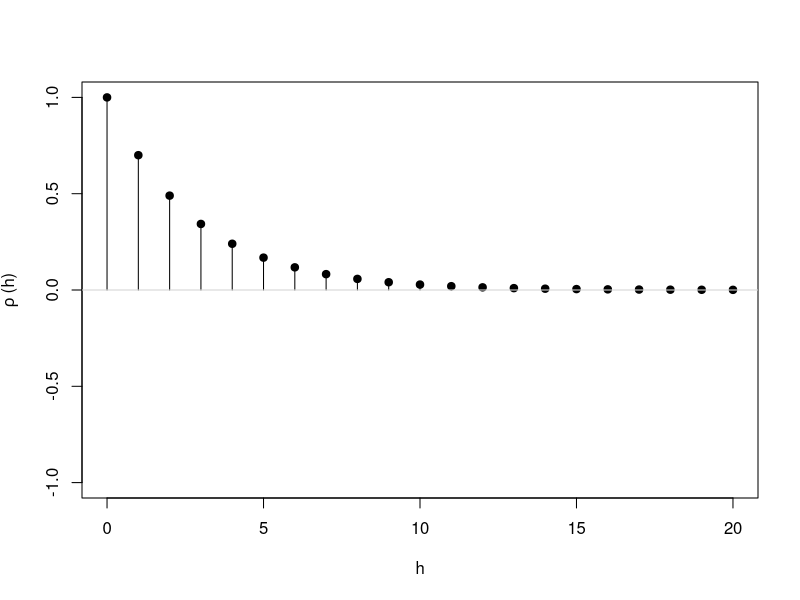
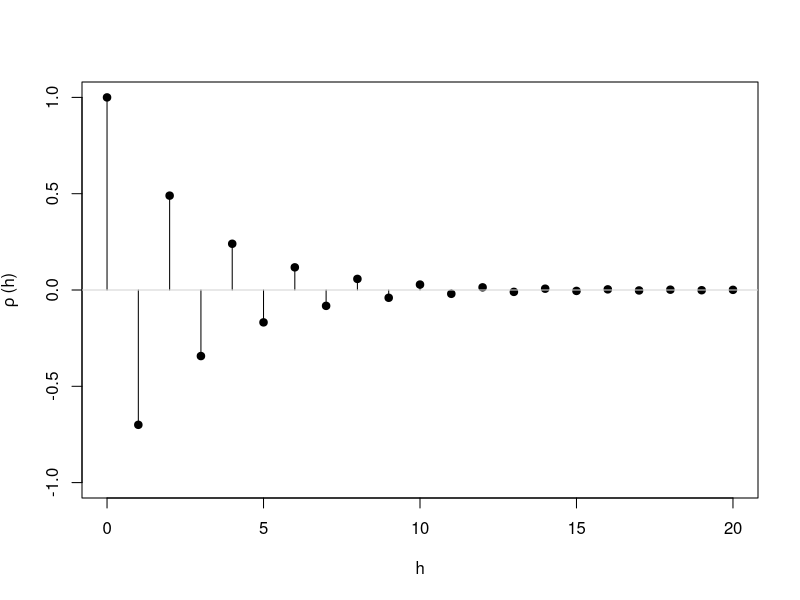
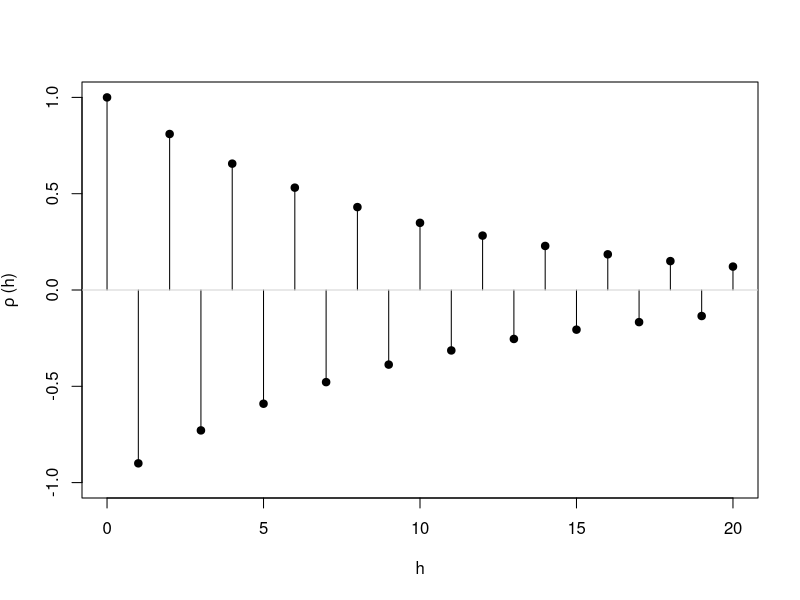
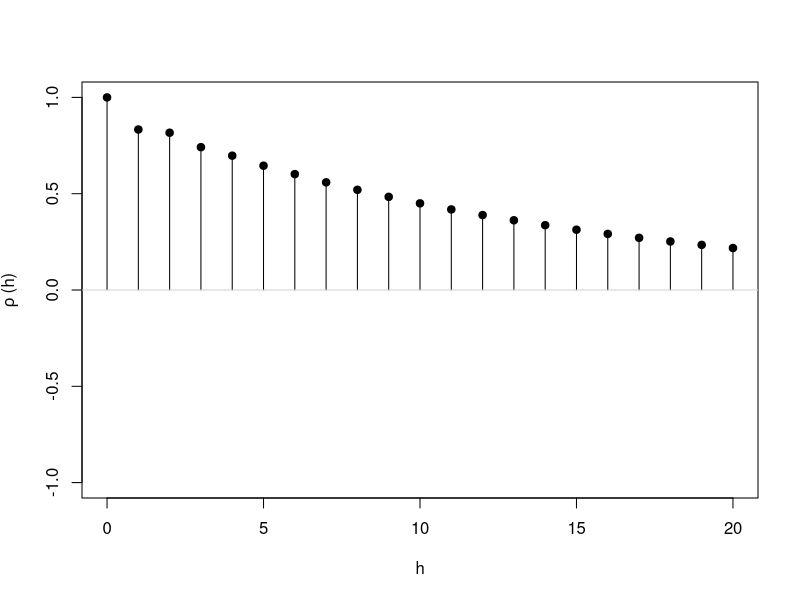
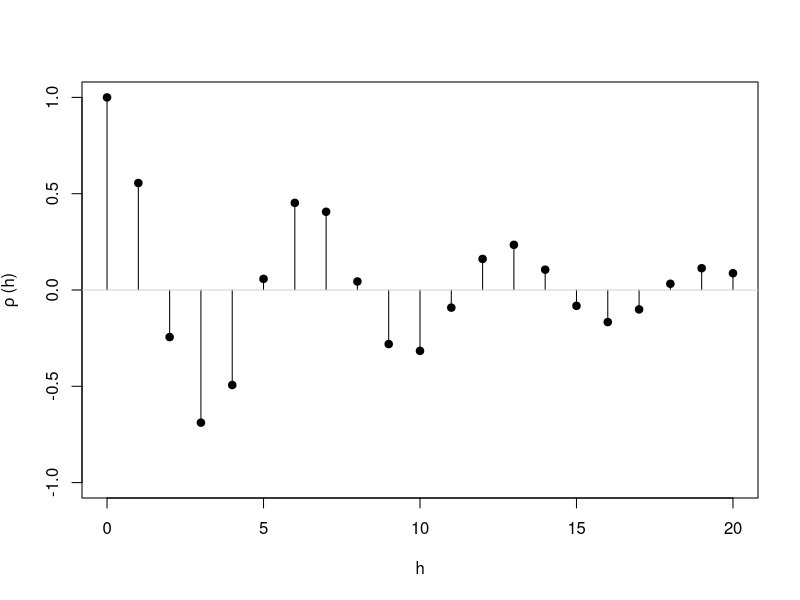
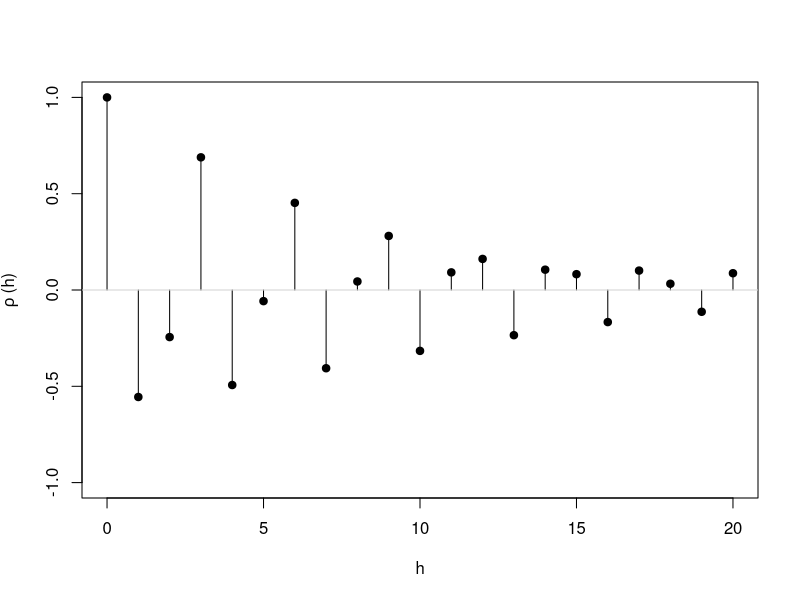
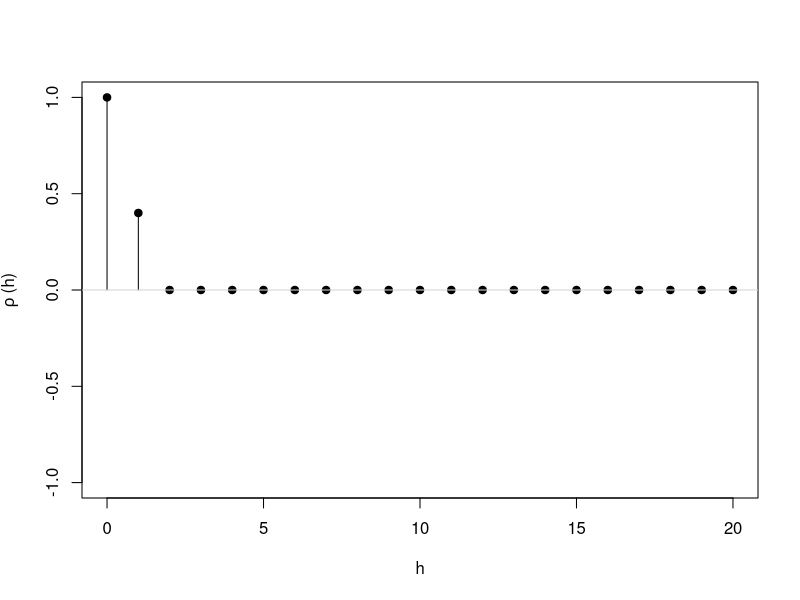
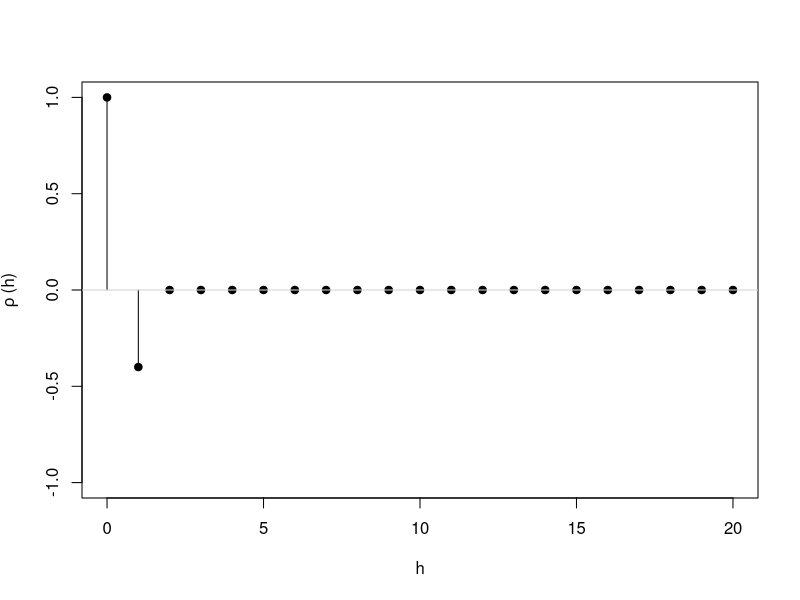

Generate these figures, in order, with R:
## ---- chunk 1
#| echo: false
plot_arma_acf <- function(ar = numeric(), ma = numeric(), lag.max = 10){
  y_vals <- ARMAacf(ar = ar, ma = ma, lag.max = lag.max)
  plot(0:lag.max, y_vals, pch = 19, ylim = c(-1, 1),
       xlab = "h", ylab = expression(rho~"(h)"))
  segments(0:lag.max, 0, 0:lag.max, y_vals)
  abline(h = 0, col = "lightgrey")
}
## ---- chunk 2
plot_arma_acf(ar = c(0.7), lag.max = 20)
## ---- chunk 3
plot_arma_acf(ar = c(-0.7), lag.max = 20)
## ---- chunk 4
plot_arma_acf(ar = c(-0.9), lag.max = 20)
## ---- chunk 5
plot_arma_acf(ar = c(.5, .4), lag.max = 20)
## ---- chunk 6
plot_arma_acf(ar = c(1, -.8), lag.max = 20)
## ---- chunk 7
plot_arma_acf(ar = c(-1, -.8), lag.max = 20)
## ---- chunk 8
plot_arma_acf(ma = c(0.5), lag.max = 20)
## ---- chunk 9
plot_arma_acf(ma = c(-0.5), lag.max = 20)
## ---- chunk 10
plot_arma_acf(ma = c(-0.9), lag.max = 20)
## ---- chunk 11
plot_arma_acf(ma = c(0.4, -0.6), lag.max = 20)
## ---- chunk 12
plot_arma_acf(ar = c(0.6), lag.max = 20)
## ---- chunk 13
plot_arma_acf(ar = c(0.6), ma = c(-0.5), lag.max = 20)
## ---- chunk 14
plot_arma_acf(ar = c(0.9), ma = c(0.9), lag.max = 20)
## ---- chunk 15
plot_arma_acf(ar = c(0.7), ma = c(0.5), lag.max = 20)
## ---- chunk 16
plot_arma_acf(ar = c(0.7), ma = c(0), lag.max = 20)
## ---- chunk 17
plot_arma_acf(ar = c(0.6, -0.3), ma = c(0.4), lag.max = 20)
## ---- chunk 18
plot_arma_acf(ar = c(0.8), ma = c(-0.5, 0.3), lag.max = 20)
